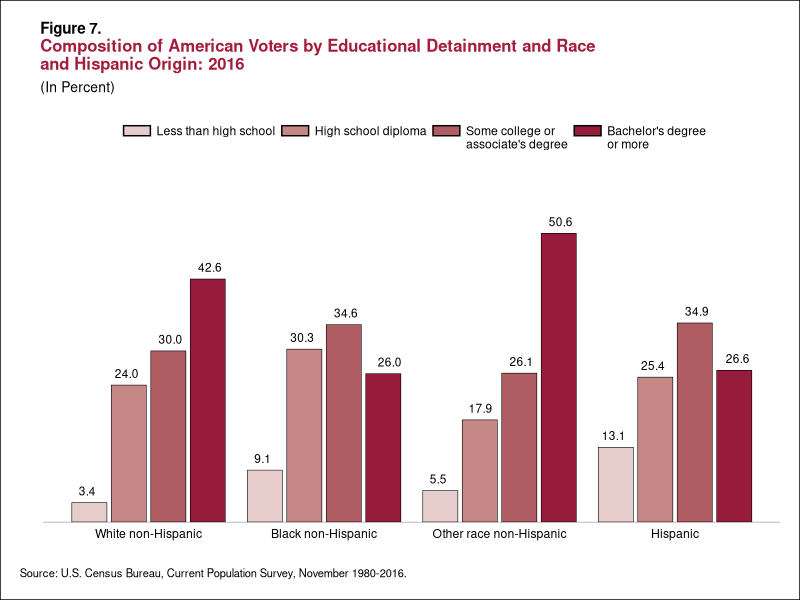

R code for this plot:
knitr::opts_chunk$set(echo = TRUE)
library(tidyverse)
library(ggtext)
library(grid)
library(rlang)

# DESCRIPTION: Composition of American Voters by Educational Attainment and Race and Hispanic Origin: 2016


#The following data visualizations are from the U.S. Census Bureau and 
# involved data concerning the characteristics of voters in the presidential election of 2016

#Original Source: https://www.census.gov/content/dam/Census/library/publications/2018/demo/P20-582.pdf

# SLOW REVEAL ORDER: No slow reveal, just completely recreated. 

# AUTHORS:
#   Lauryn Davis (Last edit: 3/27/23)

age_groups= c("White non-Hispanic", "Black non-Hispanic", "Other race non-Hispanic", "Hispanic")
types= c("Less than high school", "High school diploma", "\nSome college or\nassociate's degree", "\nBachelor's degree\nor more")

pop_colors <- c("#e6cdcb", "#c58887", "#af5d62", "#971c3c")

draw_square <- function(data, params, size) {
  if (is.null(data$size)) {
    data$size <- .5
  }
  lwd <- min(data$size, min(size) /4)
  grid::rectGrob(
    width  = unit(1.2, "snpc") - unit(lwd, "mm"),
    height = unit(.5, "snpc") - unit(lwd, "mm"),
    gp = gpar(
      col = data$colour %||% NA,
      fill = alpha(data$fill %||% "grey20", data$alpha),
      lty = data$linetype %||% 1,
      lwd = lwd * .pt,
      linejoin = params$linejoin %||% "mitre",
      lineend = if (identical(params$linejoin, "round")) "round" else "square"
    )
  )
}



vote_data<- tibble(
  vote_type = rep(types, 4),
  pop_groups= rep(age_groups, c(4,4,4,4)),
  amount= c(3.4, 24.0, 30.0, 42.6, 9.1, 30.3, 34.6, 26.0, 5.5, 17.9, 26.1, 50.6, 13.1, 25.4, 34.9, 26.6),
  amount1= c("   3.4", "24.0", "30.0", "42.6   ", "   9.1", "30.3", "34.6", "26.0", "   5.5", "  17.9", "26.1", "50.6   ", "   13.1", "25.4", "34.9", "26.6  "),
  fill= rep(pop_colors, 4)
)
vote_labels <- tibble(
  vote_type= factor(types, levels= types),
)
vote_data<- vote_data%>%
  mutate(vote_type = factor(vote_type, levels= types),
         pop_groups= factor(pop_groups, levels= age_groups),
         fill= factor(fill, levels= pop_colors))
area<- (ggplot(vote_data, aes(x = pop_groups, 
                              y = amount, 
                              fill = fill, 
                              label = amount1)) +
          geom_col(color = "black", size= .2, width= .8, position= position_dodge(width= .9), key_glyph= draw_square)+
          geom_text(size = 3, 
                    position = position_dodge(width=1), aes(y= amount), vjust =-.8, color= "black")
        +
          labs(title =  "<span style = 'font-size:11pt; color:#000000'><b>Figure 7.</span></p><p><span style = 'font-size:12pt; color:#a21e3c'><b>Composition of American Voters by Educational Detainment and Race</p><p><span style = 'font-size:12pt; color:#a21e3c'><b>and Hispanic Origin: 2016</span></p>",
               subtitle = "(In Percent)",
               y = "",
               x = "",
               caption = "Source: U.S. Census Bureau, Current Population Survey, November 1980-2016.") + scale_fill_manual(labels= types, values= pop_colors, name = ""))

figure7<- (area + theme_classic()+
          theme(
            # Needed for using HTML syntax in plot title
            
            # Cleaned up some redundancies and combined your theme changes into one layer
            panel.grid = element_blank(),
            plot.background = element_rect(fill = "white", color = "black"),
            panel.grid.major = element_blank(),
            panel.grid.minor = element_blank(),
            plot.title = element_markdown(hjust=.1),
            plot.title.position = "plot",
            plot.caption.position = "plot",
            plot.subtitle = element_text(size = 10, color = "black", hjust=.03), 
            plot.caption = element_text(size = 8, color = "black", hjust = 0),
            axis.ticks = element_blank(),
            axis.line.y = element_blank(),
            axis.text.y= element_blank(),
            legend.position= "top",
            axis.line.x = element_line(size=.1),
            axis.text.x= element_text(color= "black"),
            plot.margin = unit(c(.5,.5,.5,.5), "cm"))
        + scale_x_discrete(expand=c(.2,0))
        + scale_y_continuous(expand = expansion(mult = c(0, 0.21))))

ggsave("figure7.png") #Markdown margins: {r, fig.height= 2.5, fig.width= 4}